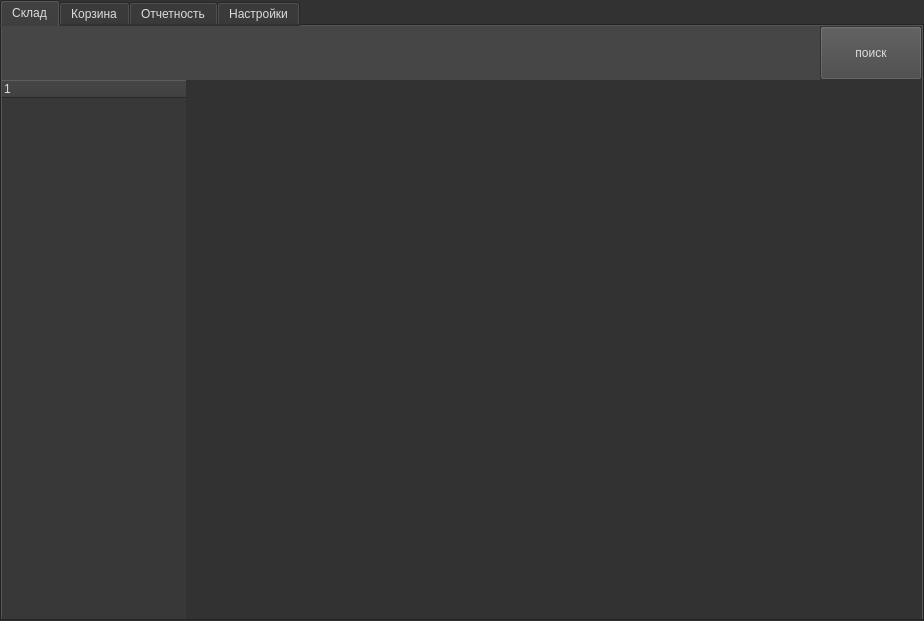
<?xml version="1.0" encoding="UTF-8"?>
<ui version="4.0">
 <class>MainWindow</class>
 <widget class="QMainWindow" name="MainWindow">
  <property name="geometry">
   <rect>
    <x>0</x>
    <y>0</y>
    <width>924</width>
    <height>621</height>
   </rect>
  </property>
  <property name="windowTitle">
   <string>ProStorage</string>
  </property>
  <property name="styleSheet">
   <string notr="true">font: 14pt &quot;Times New Roman&quot;;
background-color: rgb(50, 50, 50);
color: rgb(220, 220, 220);</string>
  </property>
  <widget class="QWidget" name="centralwidget">
   <layout class="QHBoxLayout" name="horizontalLayout_2">
    <property name="spacing">
     <number>0</number>
    </property>
    <property name="leftMargin">
     <number>0</number>
    </property>
    <property name="topMargin">
     <number>0</number>
    </property>
    <property name="rightMargin">
     <number>0</number>
    </property>
    <property name="bottomMargin">
     <number>0</number>
    </property>
    <item>
     <layout class="QHBoxLayout" name="horizontalLayout" stretch="0">
      <property name="spacing">
       <number>0</number>
      </property>
      <item>
       <widget class="QTabWidget" name="tabWidget">
        <property name="tabPosition">
         <enum>QTabWidget::North</enum>
        </property>
        <property name="tabShape">
         <enum>QTabWidget::Rounded</enum>
        </property>
        <property name="currentIndex">
         <number>0</number>
        </property>
        <property name="movable">
         <bool>true</bool>
        </property>
        <property name="tabBarAutoHide">
         <bool>false</bool>
        </property>
        <widget class="QWidget" name="tab_storage">
         <attribute name="title">
          <string>Склад</string>
         </attribute>
         <layout class="QHBoxLayout" name="horizontalLayout_4">
          <property name="spacing">
           <number>0</number>
          </property>
          <property name="leftMargin">
           <number>0</number>
          </property>
          <property name="topMargin">
           <number>0</number>
          </property>
          <property name="rightMargin">
           <number>0</number>
          </property>
          <property name="bottomMargin">
           <number>0</number>
          </property>
          <item>
           <layout class="QVBoxLayout" name="verticalLayout_storage" stretch="1,10">
            <property name="spacing">
             <number>0</number>
            </property>
            <item>
             <layout class="QHBoxLayout" name="horizontalLayout_3" stretch="8,1">
              <property name="spacing">
               <number>0</number>
              </property>
              <item>
               <widget class="QLineEdit" name="searchLine">
                <property name="sizePolicy">
                 <sizepolicy hsizetype="Expanding" vsizetype="Expanding">
                  <horstretch>0</horstretch>
                  <verstretch>0</verstretch>
                 </sizepolicy>
                </property>
                <property name="styleSheet">
                 <string notr="true">background-color: rgb(70, 70, 70);</string>
                </property>
                <property name="frame">
                 <bool>false</bool>
                </property>
               </widget>
              </item>
              <item>
               <widget class="QPushButton" name="btnSearch">
                <property name="sizePolicy">
                 <sizepolicy hsizetype="Minimum" vsizetype="Expanding">
                  <horstretch>0</horstretch>
                  <verstretch>0</verstretch>
                 </sizepolicy>
                </property>
                <property name="styleSheet">
                 <string notr="true">background-color: rgb(70, 70, 70);</string>
                </property>
                <property name="text">
                 <string>поиск</string>
                </property>
               </widget>
              </item>
             </layout>
            </item>
            <item>
             <layout class="QHBoxLayout" name="horizontalLayout_5" stretch="1,4">
              <property name="spacing">
               <number>0</number>
              </property>
              <item>
               <widget class="QTreeWidget" name="folders_tree">
                <property name="font">
                 <font>
                  <family>Times New Roman</family>
                  <pointsize>14</pointsize>
                  <weight>50</weight>
                  <italic>false</italic>
                  <bold>false</bold>
                 </font>
                </property>
                <property name="styleSheet">
                 <string notr="true">background-color: rgb(56, 56, 56);</string>
                </property>
                <property name="frameShape">
                 <enum>QFrame::NoFrame</enum>
                </property>
                <property name="lineWidth">
                 <number>0</number>
                </property>
                <property name="midLineWidth">
                 <number>0</number>
                </property>
                <property name="alternatingRowColors">
                 <bool>false</bool>
                </property>
                <property name="iconSize">
                 <size>
                  <width>16</width>
                  <height>16</height>
                 </size>
                </property>
                <property name="autoExpandDelay">
                 <number>0</number>
                </property>
                <property name="indentation">
                 <number>25</number>
                </property>
                <property name="animated">
                 <bool>false</bool>
                </property>
                <attribute name="headerDefaultSectionSize">
                 <number>200</number>
                </attribute>
                <attribute name="headerMinimumSectionSize">
                 <number>100</number>
                </attribute>
                <column>
                 <property name="text">
                  <string notr="true">1</string>
                 </property>
                </column>
               </widget>
              </item>
              <item>
               <widget class="QTableWidget" name="items_table">
                <property name="styleSheet">
                 <string notr="true"/>
                </property>
                <property name="frameShape">
                 <enum>QFrame::NoFrame</enum>
                </property>
                <property name="lineWidth">
                 <number>1</number>
                </property>
                <property name="selectionMode">
                 <enum>QAbstractItemView::SingleSelection</enum>
                </property>
                <property name="selectionBehavior">
                 <enum>QAbstractItemView::SelectItems</enum>
                </property>
                <attribute name="horizontalHeaderMinimumSectionSize">
                 <number>0</number>
                </attribute>
                <attribute name="verticalHeaderDefaultSectionSize">
                 <number>40</number>
                </attribute>
                <attribute name="verticalHeaderMinimumSectionSize">
                 <number>0</number>
                </attribute>
               </widget>
              </item>
             </layout>
            </item>
           </layout>
          </item>
         </layout>
        </widget>
        <widget class="QWidget" name="tab_basket">
         <attribute name="title">
          <string>Корзина</string>
         </attribute>
         <layout class="QVBoxLayout" name="verticalLayout" stretch="9,0,1,1,1">
          <property name="spacing">
           <number>0</number>
          </property>
          <property name="leftMargin">
           <number>0</number>
          </property>
          <property name="topMargin">
           <number>0</number>
          </property>
          <property name="rightMargin">
           <number>0</number>
          </property>
          <property name="bottomMargin">
           <number>0</number>
          </property>
          <item>
           <widget class="QTableWidget" name="basket_table">
            <property name="frameShape">
             <enum>QFrame::NoFrame</enum>
            </property>
            <attribute name="horizontalHeaderMinimumSectionSize">
             <number>0</number>
            </attribute>
            <attribute name="verticalHeaderMinimumSectionSize">
             <number>0</number>
            </attribute>
           </widget>
          </item>
          <item>
           <layout class="QHBoxLayout" name="horizontalLayout_9" stretch="4,1">
            <item>
             <widget class="QLabel" name="label_4">
              <property name="text">
               <string>Скидка в процентах</string>
              </property>
             </widget>
            </item>
            <item>
             <widget class="QDoubleSpinBox" name="sb_discount_persent">
              <property name="frame">
               <bool>false</bool>
              </property>
              <property name="alignment">
               <set>Qt::AlignCenter</set>
              </property>
              <property name="buttonSymbols">
               <enum>QAbstractSpinBox::PlusMinus</enum>
              </property>
              <property name="maximum">
               <double>100.000000000000000</double>
              </property>
             </widget>
            </item>
           </layout>
          </item>
          <item>
           <layout class="QHBoxLayout" name="horizontalLayout_7" stretch="4,4,0">
            <property name="spacing">
             <number>0</number>
            </property>
            <property name="leftMargin">
             <number>10</number>
            </property>
            <property name="topMargin">
             <number>4</number>
            </property>
            <property name="rightMargin">
             <number>10</number>
            </property>
            <property name="bottomMargin">
             <number>4</number>
            </property>
            <item>
             <widget class="QLabel" name="label">
              <property name="styleSheet">
               <string notr="true"/>
              </property>
              <property name="text">
               <string>Итого</string>
              </property>
             </widget>
            </item>
            <item>
             <widget class="QLabel" name="le_result_sum">
              <property name="styleSheet">
               <string notr="true"/>
              </property>
              <property name="text">
               <string>0</string>
              </property>
              <property name="alignment">
               <set>Qt::AlignRight|Qt::AlignTrailing|Qt::AlignVCenter</set>
              </property>
             </widget>
            </item>
            <item>
             <widget class="QLabel" name="label_6">
              <property name="text">
               <string> рублей</string>
              </property>
             </widget>
            </item>
           </layout>
          </item>
          <item>
           <layout class="QHBoxLayout" name="horizontalLayout_6" stretch="1,1">
            <property name="spacing">
             <number>5</number>
            </property>
            <property name="topMargin">
             <number>5</number>
            </property>
            <property name="bottomMargin">
             <number>5</number>
            </property>
            <item>
             <widget class="QPushButton" name="btn_without_terminal">
              <property name="sizePolicy">
               <sizepolicy hsizetype="Minimum" vsizetype="Minimum">
                <horstretch>0</horstretch>
                <verstretch>0</verstretch>
               </sizepolicy>
              </property>
              <property name="text">
               <string>Без терминала</string>
              </property>
             </widget>
            </item>
            <item>
             <widget class="QPushButton" name="btn_terminal">
              <property name="sizePolicy">
               <sizepolicy hsizetype="Minimum" vsizetype="Minimum">
                <horstretch>0</horstretch>
                <verstretch>0</verstretch>
               </sizepolicy>
              </property>
              <property name="text">
               <string>Терминал</string>
              </property>
             </widget>
            </item>
           </layout>
          </item>
          <item>
           <widget class="QPushButton" name="btn_clear_basket">
            <property name="sizePolicy">
             <sizepolicy hsizetype="Minimum" vsizetype="Minimum">
              <horstretch>0</horstretch>
              <verstretch>0</verstretch>
             </sizepolicy>
            </property>
            <property name="text">
             <string>очистить корзину</string>
            </property>
           </widget>
          </item>
         </layout>
        </widget>
        <widget class="QWidget" name="tabResultInfo">
         <attribute name="title">
          <string>Отчетность</string>
         </attribute>
         <layout class="QVBoxLayout" name="verticalLayout_2" stretch="1,10,1,1,1,1">
          <property name="spacing">
           <number>0</number>
          </property>
          <property name="leftMargin">
           <number>0</number>
          </property>
          <property name="topMargin">
           <number>0</number>
          </property>
          <property name="rightMargin">
           <number>0</number>
          </property>
          <property name="bottomMargin">
           <number>0</number>
          </property>
          <item>
           <layout class="QHBoxLayout" name="horizontalLayout_8" stretch="1,1,1,1,1">
            <property name="spacing">
             <number>0</number>
            </property>
            <item>
             <widget class="QLabel" name="label_2">
              <property name="text">
               <string>Период с </string>
              </property>
              <property name="alignment">
               <set>Qt::AlignRight|Qt::AlignTrailing|Qt::AlignVCenter</set>
              </property>
             </widget>
            </item>
            <item>
             <widget class="QDateEdit" name="de_start">
              <property name="sizePolicy">
               <sizepolicy hsizetype="Minimum" vsizetype="Minimum">
                <horstretch>0</horstretch>
                <verstretch>0</verstretch>
               </sizepolicy>
              </property>
              <property name="maximumSize">
               <size>
                <width>150</width>
                <height>16777215</height>
               </size>
              </property>
              <property name="calendarPopup">
               <bool>true</bool>
              </property>
              <property name="date">
               <date>
                <year>2024</year>
                <month>1</month>
                <day>1</day>
               </date>
              </property>
             </widget>
            </item>
            <item>
             <widget class="QLabel" name="label_3">
              <property name="maximumSize">
               <size>
                <width>40</width>
                <height>16777215</height>
               </size>
              </property>
              <property name="text">
               <string>до</string>
              </property>
              <property name="alignment">
               <set>Qt::AlignCenter</set>
              </property>
             </widget>
            </item>
            <item>
             <widget class="QDateEdit" name="de_end">
              <property name="sizePolicy">
               <sizepolicy hsizetype="Minimum" vsizetype="Minimum">
                <horstretch>0</horstretch>
                <verstretch>0</verstretch>
               </sizepolicy>
              </property>
              <property name="maximumSize">
               <size>
                <width>150</width>
                <height>16777215</height>
               </size>
              </property>
              <property name="calendarPopup">
               <bool>true</bool>
              </property>
              <property name="date">
               <date>
                <year>2025</year>
                <month>1</month>
                <day>1</day>
               </date>
              </property>
             </widget>
            </item>
            <item>
             <spacer name="horizontalSpacer">
              <property name="orientation">
               <enum>Qt::Horizontal</enum>
              </property>
              <property name="sizeHint" stdset="0">
               <size>
                <width>40</width>
                <height>20</height>
               </size>
              </property>
             </spacer>
            </item>
           </layout>
          </item>
          <item>
           <widget class="QTableWidget" name="info_table">
            <property name="frameShape">
             <enum>QFrame::NoFrame</enum>
            </property>
           </widget>
          </item>
          <item>
           <widget class="QPushButton" name="btn_exel">
            <property name="sizePolicy">
             <sizepolicy hsizetype="Minimum" vsizetype="Minimum">
              <horstretch>0</horstretch>
              <verstretch>0</verstretch>
             </sizepolicy>
            </property>
            <property name="text">
             <string>Сохранить в Exel</string>
            </property>
           </widget>
          </item>
          <item>
           <layout class="QHBoxLayout" name="horizontalLayout_13">
            <item>
             <widget class="QLabel" name="label_8">
              <property name="maximumSize">
               <size>
                <width>16777215</width>
                <height>30</height>
               </size>
              </property>
              <property name="text">
               <string>Товаров поступило на сумму</string>
              </property>
             </widget>
            </item>
            <item>
             <widget class="QLabel" name="supply">
              <property name="maximumSize">
               <size>
                <width>16777215</width>
                <height>30</height>
               </size>
              </property>
              <property name="text">
               <string>0</string>
              </property>
              <property name="alignment">
               <set>Qt::AlignRight|Qt::AlignTrailing|Qt::AlignVCenter</set>
              </property>
             </widget>
            </item>
           </layout>
          </item>
          <item>
           <layout class="QHBoxLayout" name="horizontalLayout_12">
            <item>
             <widget class="QLabel" name="label_7">
              <property name="maximumSize">
               <size>
                <width>16777215</width>
                <height>30</height>
               </size>
              </property>
              <property name="text">
               <string>Товаров продано на сумму</string>
              </property>
             </widget>
            </item>
            <item>
             <widget class="QLabel" name="sale">
              <property name="maximumSize">
               <size>
                <width>16777215</width>
                <height>30</height>
               </size>
              </property>
              <property name="text">
               <string>0</string>
              </property>
              <property name="alignment">
               <set>Qt::AlignRight|Qt::AlignTrailing|Qt::AlignVCenter</set>
              </property>
             </widget>
            </item>
           </layout>
          </item>
          <item>
           <layout class="QHBoxLayout" name="horizontalLayout_11">
            <item>
             <widget class="QLabel" name="label_5">
              <property name="maximumSize">
               <size>
                <width>16777215</width>
                <height>30</height>
               </size>
              </property>
              <property name="text">
               <string>Итог</string>
              </property>
             </widget>
            </item>
            <item>
             <widget class="QLabel" name="result">
              <property name="maximumSize">
               <size>
                <width>16777215</width>
                <height>30</height>
               </size>
              </property>
              <property name="text">
               <string>0</string>
              </property>
              <property name="alignment">
               <set>Qt::AlignRight|Qt::AlignTrailing|Qt::AlignVCenter</set>
              </property>
             </widget>
            </item>
           </layout>
          </item>
         </layout>
        </widget>
        <widget class="QWidget" name="tab_setings">
         <attribute name="title">
          <string>Настройки</string>
         </attribute>
         <layout class="QVBoxLayout" name="verticalLayout_3">
          <property name="spacing">
           <number>0</number>
          </property>
          <property name="leftMargin">
           <number>0</number>
          </property>
          <property name="topMargin">
           <number>0</number>
          </property>
          <property name="rightMargin">
           <number>0</number>
          </property>
          <property name="bottomMargin">
           <number>0</number>
          </property>
          <item>
           <widget class="QTabWidget" name="tabWidget_2">
            <property name="tabPosition">
             <enum>QTabWidget::West</enum>
            </property>
            <property name="tabShape">
             <enum>QTabWidget::Rounded</enum>
            </property>
            <property name="currentIndex">
             <number>0</number>
            </property>
            <property name="documentMode">
             <bool>false</bool>
            </property>
            <property name="tabsClosable">
             <bool>false</bool>
            </property>
            <property name="movable">
             <bool>true</bool>
            </property>
            <property name="tabBarAutoHide">
             <bool>false</bool>
            </property>
            <widget class="QWidget" name="tab_2">
             <attribute name="title">
              <string>Аккаунт</string>
             </attribute>
             <layout class="QVBoxLayout" name="verticalLayout_4" stretch="1,8">
              <property name="spacing">
               <number>10</number>
              </property>
              <property name="leftMargin">
               <number>0</number>
              </property>
              <property name="topMargin">
               <number>0</number>
              </property>
              <property name="rightMargin">
               <number>0</number>
              </property>
              <property name="bottomMargin">
               <number>0</number>
              </property>
              <item>
               <layout class="QHBoxLayout" name="horizontalLayout_15" stretch="1,2">
                <item>
                 <widget class="QLabel" name="label_10">
                  <property name="text">
                   <string>Имя пользователя</string>
                  </property>
                 </widget>
                </item>
                <item>
                 <widget class="QLabel" name="l_user_name">
                  <property name="text">
                   <string>none</string>
                  </property>
                 </widget>
                </item>
               </layout>
              </item>
              <item>
               <widget class="QTableWidget" name="traders_table"/>
              </item>
             </layout>
            </widget>
            <widget class="QWidget" name="tab_3">
             <attribute name="title">
              <string>Стиль</string>
             </attribute>
             <widget class="QPushButton" name="btn_color">
              <property name="geometry">
               <rect>
                <x>40</x>
                <y>70</y>
                <width>301</width>
                <height>51</height>
               </rect>
              </property>
              <property name="text">
               <string>Цвет фона</string>
              </property>
             </widget>
             <widget class="QPushButton" name="btn_font">
              <property name="geometry">
               <rect>
                <x>40</x>
                <y>370</y>
                <width>301</width>
                <height>41</height>
               </rect>
              </property>
              <property name="text">
               <string>Шрифт</string>
              </property>
             </widget>
             <widget class="QPushButton" name="btn_font_color">
              <property name="geometry">
               <rect>
                <x>40</x>
                <y>10</y>
                <width>301</width>
                <height>51</height>
               </rect>
              </property>
              <property name="text">
               <string>Цвет шрифта</string>
              </property>
             </widget>
             <widget class="QPushButton" name="btn_object_color">
              <property name="geometry">
               <rect>
                <x>40</x>
                <y>130</y>
                <width>301</width>
                <height>51</height>
               </rect>
              </property>
              <property name="text">
               <string>Цвет объектов</string>
              </property>
             </widget>
             <widget class="QPushButton" name="btn_object_hover_color">
              <property name="geometry">
               <rect>
                <x>40</x>
                <y>190</y>
                <width>301</width>
                <height>51</height>
               </rect>
              </property>
              <property name="text">
               <string>Цвет объектов при наведении</string>
              </property>
             </widget>
             <widget class="QPushButton" name="btn_object_press_color">
              <property name="geometry">
               <rect>
                <x>40</x>
                <y>250</y>
                <width>301</width>
                <height>51</height>
               </rect>
              </property>
              <property name="text">
               <string>Цвет объектов при нажатии</string>
              </property>
             </widget>
             <widget class="QPushButton" name="btn_alternative_color">
              <property name="geometry">
               <rect>
                <x>40</x>
                <y>310</y>
                <width>301</width>
                <height>51</height>
               </rect>
              </property>
              <property name="text">
               <string>Альтернативный цвет фона</string>
              </property>
             </widget>
             <widget class="QPushButton" name="btn_save_config">
              <property name="geometry">
               <rect>
                <x>40</x>
                <y>420</y>
                <width>301</width>
                <height>51</height>
               </rect>
              </property>
              <property name="text">
               <string>Сохранить изменения</string>
              </property>
             </widget>
             <widget class="QLabel" name="le_example_color">
              <property name="geometry">
               <rect>
                <x>350</x>
                <y>70</y>
                <width>91</width>
                <height>51</height>
               </rect>
              </property>
              <property name="frameShape">
               <enum>QFrame::Panel</enum>
              </property>
              <property name="text">
               <string/>
              </property>
             </widget>
             <widget class="QLabel" name="le_example_object_color">
              <property name="geometry">
               <rect>
                <x>350</x>
                <y>130</y>
                <width>91</width>
                <height>51</height>
               </rect>
              </property>
              <property name="frameShape">
               <enum>QFrame::Panel</enum>
              </property>
              <property name="frameShadow">
               <enum>QFrame::Plain</enum>
              </property>
              <property name="text">
               <string/>
              </property>
             </widget>
             <widget class="QLabel" name="le_example_object_hover_color">
              <property name="geometry">
               <rect>
                <x>350</x>
                <y>190</y>
                <width>91</width>
                <height>51</height>
               </rect>
              </property>
              <property name="frameShape">
               <enum>QFrame::Panel</enum>
              </property>
              <property name="text">
               <string/>
              </property>
             </widget>
             <widget class="QLabel" name="le_example_object_press_color">
              <property name="geometry">
               <rect>
                <x>350</x>
                <y>250</y>
                <width>91</width>
                <height>51</height>
               </rect>
              </property>
              <property name="frameShape">
               <enum>QFrame::Panel</enum>
              </property>
              <property name="text">
               <string/>
              </property>
             </widget>
             <widget class="QLabel" name="le_example_object_alternative_color">
              <property name="geometry">
               <rect>
                <x>350</x>
                <y>310</y>
                <width>91</width>
                <height>51</height>
               </rect>
              </property>
              <property name="frameShape">
               <enum>QFrame::Panel</enum>
              </property>
              <property name="text">
               <string/>
              </property>
             </widget>
             <widget class="QLabel" name="le_example_font_color">
              <property name="geometry">
               <rect>
                <x>350</x>
                <y>10</y>
                <width>91</width>
                <height>51</height>
               </rect>
              </property>
              <property name="frameShape">
               <enum>QFrame::Panel</enum>
              </property>
              <property name="text">
               <string/>
              </property>
             </widget>
            </widget>
           </widget>
          </item>
         </layout>
        </widget>
       </widget>
      </item>
     </layout>
    </item>
   </layout>
  </widget>
  <action name="action">
   <property name="text">
    <string>Сохранить</string>
   </property>
  </action>
  <action name="action_Exel">
   <property name="text">
    <string>Сгенерировать Exel файл</string>
   </property>
  </action>
  <action name="a_create_exel_with_result">
   <property name="text">
    <string>Сформировать отчет в exel</string>
   </property>
  </action>
  <action name="action_2">
   <property name="text">
    <string>Добавить информацию для отчетности</string>
   </property>
  </action>
 </widget>
 <resources/>
 <connections/>
</ui>
